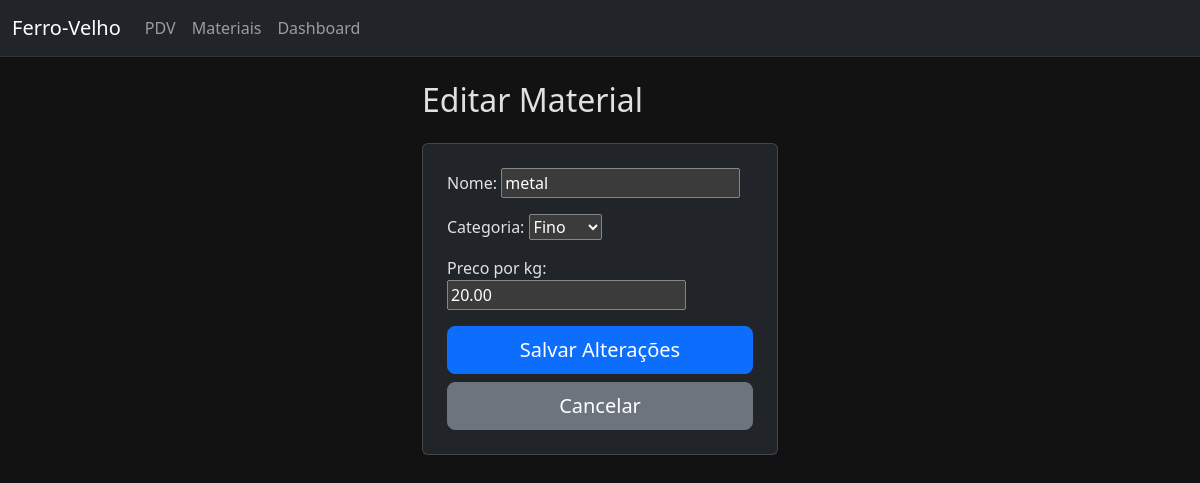
The page /materials/5/edit/ (signed in) on the database its author committed.
### ferrovelho_app/models.py (models this page shows, shortened)
class Material(models.Model):
    CATEGORIAS = [
        ('Fino', 'Fino'),
        ('Sucata', 'Sucata'),
        ('Outro', 'Outro'),
    ]
    nome = models.CharField(max_length=100, unique=True)
    categoria = models.CharField(max_length=20, choices=CATEGORIAS, default='Fino')
    preco_por_kg = models.DecimalField(max_digits=10, decimal_places=2)

### ferrovelho_app/views.py (the view)
# urls.py: path('materials/<int:pk>/edit/', views.material_edit, name='material_edit'),
@staff_member_required
def material_edit(request, pk):
    material = get_object_or_404(Material, pk=pk)
    if request.method == 'POST':
        form = MaterialForm(request.POST, instance=material)
        if form.is_valid():
            form.save()
            return redirect('material_list_create')
    else:
        form = MaterialForm(instance=material)
    return render(request, 'ferrovelho_app/material_form.html', {'form': form, 'title': 'Editar Material'})

### ferrovelho_app/forms.py
class MaterialForm(forms.ModelForm):
    class Meta:
        model = Material
        fields = ['nome', 'categoria', 'preco_por_kg']

### ferrovelho_app/templates/ferrovelho_app/material_form.html (shortened to what this page needs)
{% extends 'ferrovelho_app/base.html' %}
{% block content %}
    <div class="row justify-content-center">
        <div class="col-md-6 col-lg-4">
            <h2 class="mb-4">{{ title }}</h2>
            <form method="post" class="card p-4 shadow-sm">
                {{ form.as_p }}
                <button type="submit" class="btn btn-primary btn-lg w-100">Salvar Alterações</button>
                <a href="{% url 'material_list_create' %}" class="btn btn-secondary btn-lg w-100 mt-2">Cancelar</a>
            </form>
        </div>
    </div>
{% endblock %}

### ferrovelho_app/templates/ferrovelho_app/base.html (style rules this page uses)
body { background-color: #121212; color: #e0e0e0; }

### rows shown on the page
Material: nome "metal", categoria "Fino", preco_por_kg "20.00"

### other values the page prints
{{ title }} "Editar Material"
